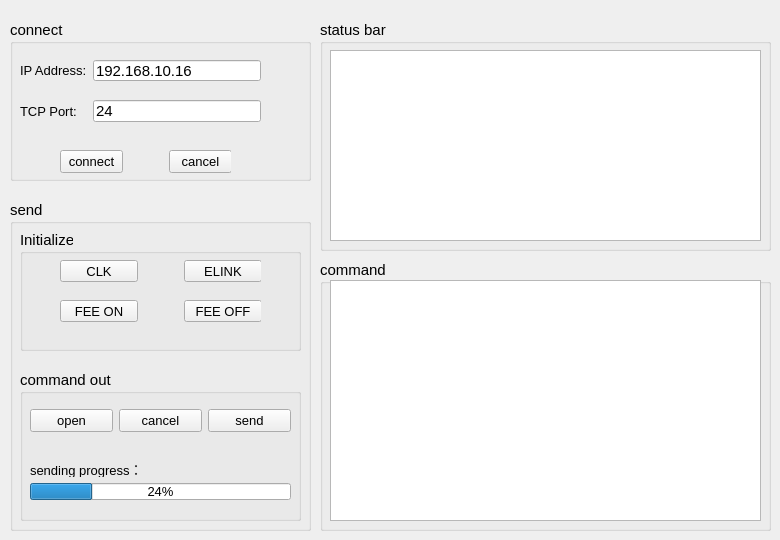
    <widget class="QWidget" name="command_and_send">
     <attribute name="title">
      <string>Tab 1</string>
     </attribute>
     <widget class="QGroupBox" name="basicset">
      <property name="geometry">
       <rect>
        <x>10</x>
        <y>20</y>
        <width>301</width>
        <height>161</height>
       </rect>
      </property>
      <property name="font">
       <font>
        <pointsize>11</pointsize>
       </font>
      </property>
      <property name="cursor">
       <cursorShape>ArrowCursor</cursorShape>
      </property>
      <property name="styleSheet">
       <string notr="true"/>
      </property>
      <property name="title">
       <string>connect</string>
      </property>
      <property name="flat">
       <bool>true</bool>
      </property>
      <property name="checkable">
       <bool>false</bool>
      </property>
      <property name="checked">
       <bool>false</bool>
      </property>
      <widget class="QWidget" name="layoutWidget">
       <property name="geometry">
        <rect>
         <x>10</x>
         <y>40</y>
         <width>241</width>
         <height>21</height>
        </rect>
       </property>
       <layout class="QHBoxLayout" name="horizontalLayout">
        <item>
         <widget class="QLabel" name="ipadress">
          <property name="font">
           <font>
            <pointsize>10</pointsize>
           </font>
          </property>
          <property name="text">
           <string>IP Address:</string>
          </property>
         </widget>
        </item>
        <item>
         <widget class="QLineEdit" name="ipLineEdit">
          <property name="text">
           <string>192.168.10.16</string>
          </property>
         </widget>
        </item>
       </layout>
      </widget>
      <widget class="QWidget" name="layoutWidget">
       <property name="geometry">
        <rect>
         <x>10</x>
         <y>80</y>
         <width>241</width>
         <height>22</height>
        </rect>
       </property>
       <layout class="QHBoxLayout" name="horizontalLayout_2">
        <item>
         <widget class="QLabel" name="label">
          <property name="font">
           <font>
            <pointsize>10</pointsize>
           </font>
          </property>
          <property name="text">
           <string>TCP Port:</string>
          </property>
         </widget>
        </item>
        <item>
         <spacer name="horizontalSpacer">
          <property name="orientation">
           <enum>Qt::Orientation::Horizontal</enum>
          </property>
          <property name="sizeType">
           <enum>QSizePolicy::Policy::Fixed</enum>
          </property>
          <property name="sizeHint" stdset="0">
           <size>
            <width>10</width>
            <height>20</height>
           </size>
          </property>
         </spacer>
        </item>
        <item>
         <widget class="QLineEdit" name="portLineEdit">
          <property name="text">
           <string>24</string>
          </property>
         </widget>
        </item>
       </layout>
      </widget>
      <widget class="QWidget" name="layoutWidget">
       <property name="geometry">
        <rect>
         <x>50</x>
         <y>130</y>
         <width>171</width>
         <height>24</height>
        </rect>
       </property>
       <layout class="QHBoxLayout" name="horizontalLayout_3">
        <item>
         <widget class="QPushButton" name="connect">
          <property name="font">
           <font>
            <pointsize>10</pointsize>
           </font>
          </property>
          <property name="text">
           <string>connect</string>
          </property>
         </widget>
        </item>
        <item>
         <spacer name="horizontalSpacer_2">
          <property name="orientation">
           <enum>Qt::Orientation::Horizontal</enum>
          </property>
          <property name="sizeType">
           <enum>QSizePolicy::Policy::Fixed</enum>
          </property>
          <property name="sizeHint" stdset="0">
           <size>
            <width>40</width>
            <height>20</height>
           </size>
          </property>
         </spacer>
        </item>
        <item>
         <widget class="QPushButton" name="cancel">
          <property name="font">
           <font>
            <pointsize>10</pointsize>
           </font>
          </property>
          <property name="text">
           <string>cancel</string>
          </property>
         </widget>
        </item>
       </layout>
      </widget>
     </widget>
     <widget class="QGroupBox" name="statusbar_2">
      <property name="geometry">
       <rect>
        <x>320</x>
        <y>20</y>
        <width>451</width>
        <height>231</height>
       </rect>
      </property>
      <property name="font">
       <font>
        <pointsize>11</pointsize>
       </font>
      </property>
      <property name="title">
       <string>status bar</string>
      </property>
      <widget class="QTextEdit" name="outTextEdit">
       <property name="geometry">
        <rect>
         <x>10</x>
         <y>30</y>
         <width>431</width>
         <height>191</height>
        </rect>
       </property>
      </widget>
     </widget>
     <widget class="QGroupBox" name="sendfilebar">
      <property name="geometry">
       <rect>
        <x>10</x>
        <y>200</y>
        <width>301</width>
        <height>331</height>
       </rect>
      </property>
      <property name="font">
       <font>
        <pointsize>11</pointsize>
       </font>
      </property>
      <property name="title">
       <string>send</string>
      </property>
      <widget class="QGroupBox" name="commandsend">
       <property name="geometry">
        <rect>
         <x>10</x>
         <y>170</y>
         <width>281</width>
         <height>151</height>
        </rect>
       </property>
       <property name="title">
        <string>command out</string>
       </property>
       <widget class="QWidget" name="layoutWidget">
        <property name="geometry">
         <rect>
          <x>10</x>
          <y>30</y>
          <width>261</width>
          <height>41</height>
         </rect>
        </property>
        <layout class="QHBoxLayout" name="horizontalLayout_5">
         <item>
          <widget class="QPushButton" name="openfile">
           <property name="font">
            <font>
             <pointsize>10</pointsize>
            </font>
           </property>
           <property name="text">
            <string>open</string>
           </property>
          </widget>
         </item>
         <item>
          <widget class="QPushButton" name="cancelfile">
           <property name="font">
            <font>
             <pointsize>10</pointsize>
            </font>
           </property>
           <property name="text">
            <string>cancel</string>
           </property>
          </widget>
         </item>
         <item>
          <widget class="QPushButton" name="sendfile">
           <property name="font">
            <font>
             <pointsize>10</pointsize>
            </font>
           </property>
           <property name="text">
            <string>send</string>
           </property>
          </widget>
         </item>
        </layout>
       </widget>
       <widget class="QWidget" name="layoutWidget">
        <property name="geometry">
         <rect>
          <x>10</x>
          <y>90</y>
          <width>261</width>
          <height>40</height>
         </rect>
        </property>
        <layout class="QVBoxLayout" name="verticalLayout_23">
         <item>
          <widget class="QLabel" name="label_5">
           <property name="font">
            <font>
             <pointsize>10</pointsize>
            </font>
           </property>
           <property name="text">
            <string>sending progress：</string>
           </property>
          </widget>
         </item>
         <item>
          <widget class="QProgressBar" name="progressBar">
           <property name="font">
            <font>
             <pointsize>10</pointsize>
            </font>
           </property>
           <property name="value">
            <number>24</number>
           </property>
          </widget>
         </item>
        </layout>
       </widget>
      </widget>
      <widget class="QGroupBox" name="initialize_group">
       <property name="geometry">
        <rect>
         <x>10</x>
         <y>30</y>
         <width>281</width>
         <height>121</height>
        </rect>
       </property>
       <property name="title">
        <string>Initialize</string>
       </property>
       <widget class="QWidget" name="layoutWidget">
        <property name="geometry">
         <rect>
          <x>40</x>
          <y>30</y>
          <width>201</width>
          <height>22</height>
         </rect>
        </property>
        <layout class="QHBoxLayout" name="horizontalLayout_4">
         <item>
          <widget class="QPushButton" name="clock_reset">
           <property name="font">
            <font>
             <pointsize>10</pointsize>
            </font>
           </property>
           <property name="text">
            <string>CLK</string>
           </property>
          </widget>
         </item>
         <item>
          <spacer name="horizontalSpacer_5">
           <property name="orientation">
            <enum>Qt::Orientation::Horizontal</enum>
           </property>
           <property name="sizeType">
            <enum>QSizePolicy::Policy::Fixed</enum>
           </property>
           <property name="sizeHint" stdset="0">
            <size>
             <width>40</width>
             <height>20</height>
            </size>
           </property>
          </spacer>
         </item>
         <item>
          <widget class="QPushButton" name="elink_reset">
           <property name="font">
            <font>
             <pointsize>10</pointsize>
            </font>
           </property>
           <property name="text">
            <string>ELINK</string>
           </property>
          </widget>
         </item>
        </layout>
       </widget>
       <widget class="QWidget" name="layoutWidget">
        <property name="geometry">
         <rect>
          <x>40</x>
          <y>70</y>
          <width>201</width>
          <height>22</height>
         </rect>
        </property>
        <layout class="QHBoxLayout" name="horizontalLayout_133">
         <item>
          <widget class="QPushButton" name="fee_on">
           <property name="font">
            <font>
             <pointsize>10</pointsize>
            </font>
           </property>
           <property name="text">
            <string>FEE ON</string>
           </property>
          </widget>
         </item>
         <item>
          <spacer name="horizontalSpacer_7">
           <property name="orientation">
            <enum>Qt::Orientation::Horizontal</enum>
           </property>
           <property name="sizeType">
            <enum>QSizePolicy::Policy::Fixed</enum>
           </property>
           <property name="sizeHint" stdset="0">
            <size>
             <width>40</width>
             <height>20</height>
            </size>
           </property>
          </spacer>
         </item>
         <item>
          <widget class="QPushButton" name="fee_off">
           <property name="font">
            <font>
             <pointsize>10</pointsize>
            </font>
           </property>
           <property name="text">
            <string>FEE OFF</string>
           </property>
          </widget>
         </item>
        </layout>
       </widget>
      </widget>
     </widget>
     <widget class="QGroupBox" name="commandoutbar">
      <property name="geometry">
       <rect>
        <x>320</x>
        <y>260</y>
        <width>451</width>
        <height>271</height>
       </rect>
      </property>
      <property name="font">
       <font>
        <pointsize>11</pointsize>
       </font>
      </property>
      <property name="title">
       <string>command</string>
      </property>
      <widget class="QTextEdit" name="commandTextEdit">
       <property name="geometry">
        <rect>
         <x>10</x>
         <y>20</y>
         <width>431</width>
         <height>241</height>
        </rect>
       </property>
      </widget>
     </widget>
    </widget>
